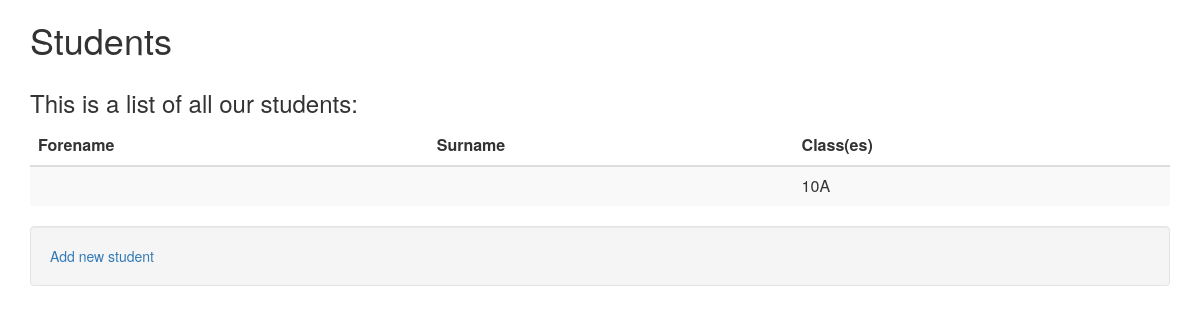
The page /school/students/ on the database as committed earlier.
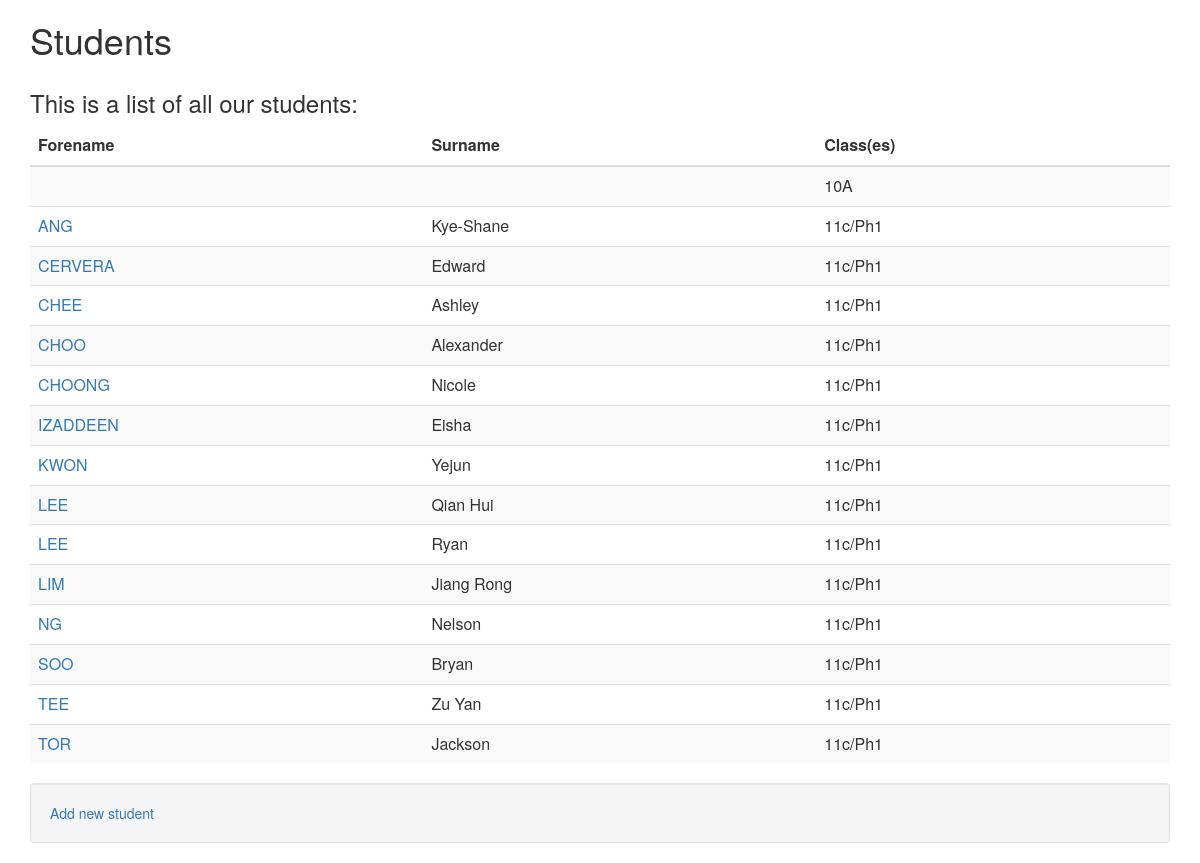
The same page on the database as committed later.
### school/models.py (models this page shows, shortened)
class Student(models.Model):
    GENDER = (
        ('Male', 'Male'),
        ('Female', 'Female'),
        ('Undisclosed', 'Undisclosed'),
    )
    user = models.ForeignKey(User, on_delete=models.CASCADE, blank=True, null=True)
    Gender = models.CharField(max_length=20, choices=GENDER, blank=True)
    idnumber = models.IntegerField(blank=True, null=True)
    year = models.IntegerField(blank=True, null=True)
    classgroups = models.ManyToManyField('school.ClassGroup')
    tutorgroup = models.ForeignKey('school.TutorGroup', blank=True, null=True, on_delete=models.SET_NULL)

class ClassGroup(models.Model):
    groupname = models.CharField(max_length=50)
    groupteacher = models.ForeignKey('school.Teacher', on_delete=models.CASCADE)
    def __str__(self):
        return self.groupname

### school/views.py (the view)
# urls.py: path('students/', views.students, name='list_students'),
def students(request):
    students = Student.objects.order_by('user__last_name').order_by('classgroups__groupname')
    return render(request, 'school/students.html', {'students': students})

### school/templates/school/students.html (shortened to what this page needs)
{% extends 'tracker/base.html' %}
{% block content %}
        <div class="container">
                <h1>Students</h1>
        </div>
        <div class="container">
                <h3>This is a list of all our students:</h3>
                <table class="table table-striped">
                    <thead>
                        <tr>
                            <th>Forename</th>
                            <th>Surname</th>
                            <th>Class(es)</th>
                        </tr>
                    </thead>
                        {% for student in students%}
                        <tr>
                            <td><a href="{% url 'student_detail' pk=student.pk %}">{{student.user.first_name}}</a></td>
                            <td>{{student.user.last_name}}</td>
                            <td>
                                {{student.classgroups.all|join:", " }}
                            </td>
                        </tr>
                        {% endfor %}
                </table>
            <div class="well">
                <a href="{% url 'new_student' %}">Add new student</a>
            </div>
        </div>
{% endblock %}

### tracker/templates/tracker/base.html (shortened to what this page needs)
{% load staticfiles %}
<html>
<head>
        <link rel="stylesheet" href="{% static 'css/tracker.css' %}">
        {% load staticfiles %}
        <link href="//netdna.bootstrapcdn.com/bootstrap/3.0.0/css/bootstrap.min.css" rel="stylesheet">
        <link href="{% static 'bootstrap3-editable/css/bootstrap-editable.css' %}" rel="stylesheet">
</head>
<body>
            {% block content %}
            {% endblock %}
</body>
</html>

### tracker/static/css/tracker.css (style rules this page uses)
h1,h2,h3 { color: rgb(139, 124, 124); font-family: 'Cuprum'; }

Rows that differ between the two databases and show on the page:
added Student: user.first_name "ANG", user.last_name "Kye-Shane", classgroups.all "11c/Ph1"
added Student: user.first_name "CERVERA", user.last_name "Edward", classgroups.all "11c/Ph1"
added Student: user.first_name "CHEE", user.last_name "Ashley", classgroups.all "11c/Ph1"
added Student: user.first_name "CHOO", user.last_name "Alexander", classgroups.all "11c/Ph1"
added Student: user.first_name "CHOONG", user.last_name "Nicole", classgroups.all "11c/Ph1"
added Student: user.first_name "IZADDEEN", user.last_name "Eisha", classgroups.all "11c/Ph1"
added Student: user.first_name "KWON", user.last_name "Yejun", classgroups.all "11c/Ph1"
added Student: user.first_name "LEE", user.last_name "Qian Hui", classgroups.all "11c/Ph1"
added Student: user.first_name "LEE", user.last_name "Ryan", classgroups.all "11c/Ph1"
added Student: user.first_name "LIM", user.last_name "Jiang Rong", classgroups.all "11c/Ph1"
added Student: user.first_name "NG", user.last_name "Nelson", classgroups.all "11c/Ph1"
added Student: user.first_name "SOO", user.last_name "Bryan", classgroups.all "11c/Ph1"
added Student: user.first_name "TEE", user.last_name "Zu Yan", classgroups.all "11c/Ph1"
added Student: user.first_name "TOR", user.last_name "Jackson", classgroups.all "11c/Ph1"
